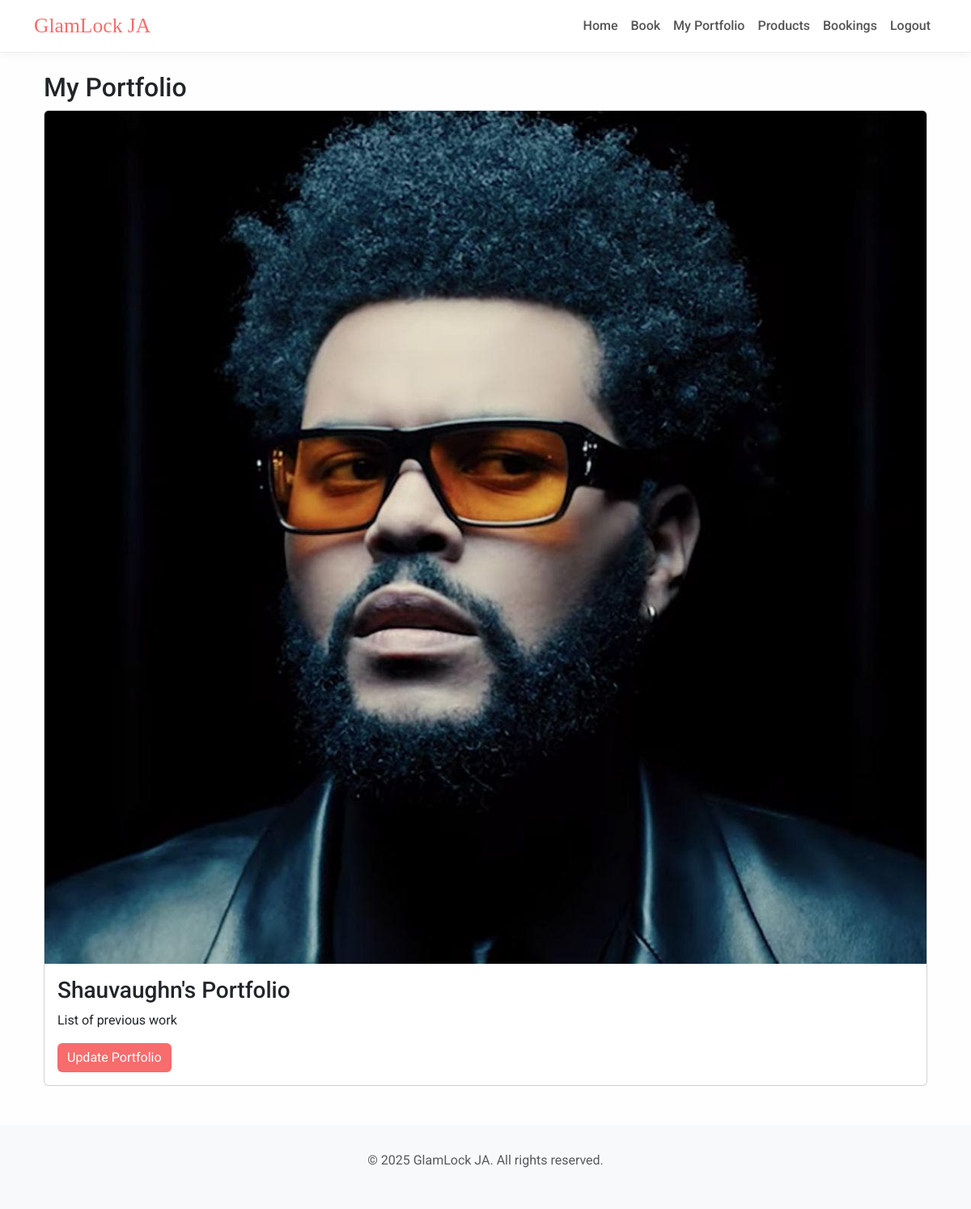
/portfolio/portfolio (signed in), run on the app's committed database.
### models/models.py (models this page shows, shortened)
class Portfolio(db.Model):
    __tablename__ = 'portfolio'
    id = db.Column(db.Integer, primary_key=True)
    portfolioName = db.Column(db.String(100), nullable=False)
    description = db.Column(db.Text, nullable=True)
    url = db.Column(db.String(200), nullable=True)
    artist_id = db.Column(db.Integer, db.ForeignKey('artist.id'))
    artist = db.relationship('Artist', back_populates='portfolio')

### operation/portfolio/routes.py (the view)
@portfolio_bp.route('/portfolio')
@login_required
def view_portfolio():
    if not hasattr(current_user, 'artist_profile') or not current_user.artist_profile.portfolio:
        abort(404)
    return render_template('portfolio/view.html',
                         portfolio=current_user.artist_profile.portfolio)

### templates/portfolio/view.html
{% extends "base.html" %}
{% block content %}
<div class="container mt-4">
    <h2>My Portfolio</h2>
    <div class="card">
        {% if portfolio.url %}
        <img src="{{ url_for('static', filename='uploads/' + portfolio.url) }}"
             class="card-img-top portfolio-image"
             alt="{{ portfolio.portfolioName }}">
        {% endif %}
        <div class="card-body">
            <h3 class="card-title">{{ portfolio.portfolioName }}</h3>
            <p class="card-text">{{ portfolio.description }}</p>
            <a href="{{ url_for('portfolio.create_portfolio') }}"
               class="btn btn-primary">
                Update Portfolio
            </a>
        </div>
    </div>
</div>
{% endblock %}

### templates/base.html (style rules this page uses)
body { font-family: 'Roboto', sans-serif; background-color: #fefefe; }
.btn-primary { background-color: #f76c6c; border: none; }

### data on the page
Portfolio: url (picture), portfolioName "Shauvaughn's Portfolio", description "List of previous work"

### other printed values
{{ current_year or 2025 }} "2025"
